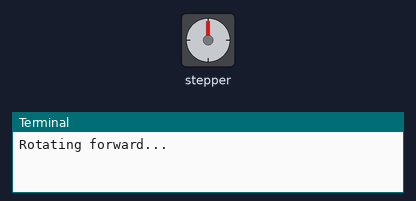
This program was run on a simulated Raspberry Pi (BCM pin numbers). Shown: stepper motor, the last lines printed to the terminal. The stepper is drawn at 2048 steps a turn.

Above: at 0.05 s.
At 0.65 s:
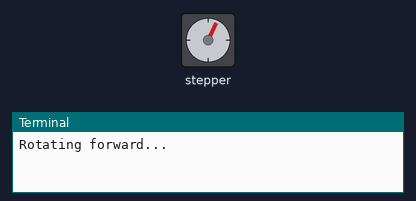
At 1.15 s:
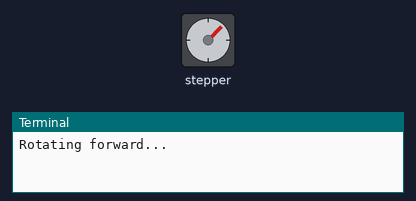
At 2.25 s:
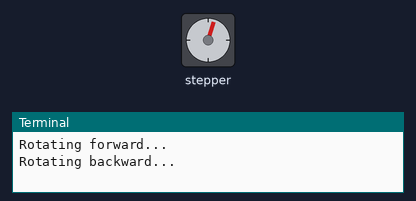
Timing chart, 0 to 7.0 s (numbered marks = the images above):
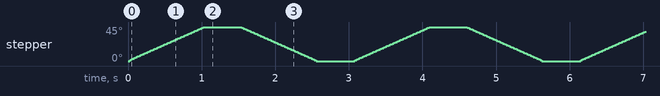

Measured:
- by itself, stepper: turns 45° clockwise in 1.0 s, then 45° counter-clockwise in 1.0 s, repeating every 3.1 s

The program:

stepper.py
```python
import RPi.GPIO as GPIO
import time

# GPIO pins connected to ULN2003 IN1–IN4
IN1 = 17
IN2 = 18
IN3 = 27
IN4 = 22

# Set up GPIO
GPIO.setmode(GPIO.BCM)
GPIO.setwarnings(False)
GPIO.setup(IN1, GPIO.OUT)
GPIO.setup(IN2, GPIO.OUT)
GPIO.setup(IN3, GPIO.OUT)
GPIO.setup(IN4, GPIO.OUT)

# Define step sequence for 28BYJ-48 (full-step)
step_sequence = [
    [1, 0, 0, 1],
    [1, 0, 0, 0],
    [1, 1, 0, 0],
    [0, 1, 0, 0],
    [0, 1, 1, 0],
    [0, 0, 1, 0],
    [0, 0, 1, 1],
    [0, 0, 0, 1]
]

def set_step(step):
    GPIO.output(IN1, step[0])
    GPIO.output(IN2, step[1])
    GPIO.output(IN3, step[2])
    GPIO.output(IN4, step[3])

def stepper_rotate(steps, delay=0.002, reverse=False):
    for i in range(steps):
        if reverse:
            step = step_sequence[(7 - (i % 8))]
        else:
            step = step_sequence[i % 8]
        set_step(step)
        time.sleep(delay)

try:
    while True:
        print("Rotating forward...")
        stepper_rotate(512)   # ~1 revolution forward
        time.sleep(0.5)

        print("Rotating backward...")
        stepper_rotate(512, reverse=True)  # ~1 revolution backward
        time.sleep(0.5)

except KeyboardInterrupt:
    print("Stopped by user")

finally:
    GPIO.cleanup()
```
